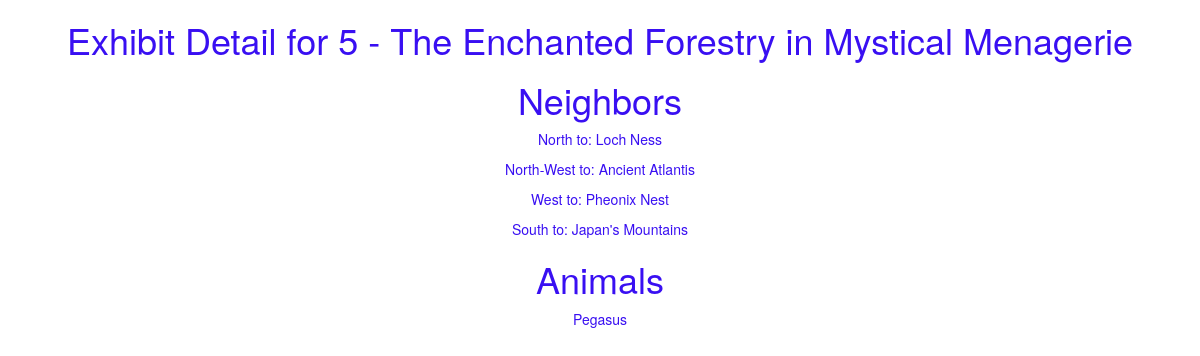
/zoo/exhibit/5, run on the app's committed database.
### zoo/models.py (models this page shows, shortened)
class Exhibit(models.Model):
	name = models.CharField(max_length=200, help_text="Enter Exhibit Name")
	zoo = models.ForeignKey('Zoo', on_delete=models.SET_NULL, null=True)

class Zoo(models.Model):
	name = models.CharField(max_length=200, help_text="Enter Zoo Name")
	logoFileName = models.CharField(max_length=200, help_text="Enter Logo File Name", null=True)

class ExhibitNeighbor(models.Model):
	fromExhibit = models.ForeignKey('Exhibit', on_delete=models.SET_NULL, null=True, related_name='fromExhibit')
	toExhibit = models.ForeignKey('Exhibit', on_delete=models.SET_NULL, null=True, related_name='toExhibit')
	CARDINAL = (
	    ('n', 'North'),
	    ('s', 'South'),
	    ('e', 'East'),
	    ('w', 'West'),
	    ('nw', 'North West'),
	    ('ne', 'North East'),
	    ('sw', 'South West'),
	    ('se', 'South East'),
	)
	direction = models.CharField(max_length=2, choices=CARDINAL, help_text="Enter Direction", null=True, blank=True)

class Animal(models.Model):
	name = models.CharField(max_length=200, help_text="Enter Animal Name")
	imageFileName = models.CharField(max_length=200, help_text="Enter logo file name", null=True)
	exhibit = models.ForeignKey('Exhibit', on_delete=models.SET_NULL, null=True)
	soundFileName = models.CharField(max_length=200, help_text="Enter sound file name", null=True)
	habitatDescription = models.TextField(max_length=1000, help_text="Enter a description of the Habitat of the animal", null=True)
	dietDescription = models.TextField(max_length=1000, help_text="Enter a description of the Diet of the animal", null=True)
	behaviorDescription = models.TextField(max_length=1000, help_text="Enter a description of the Behavior of the animal", null=True)

### zoo/views.py (the view)
# urls.py: path('exhibit/<int:pk>', views.ExhibitDetailView.as_view(), name='exhibitDetail'),
class ExhibitDetailView(generic.DetailView):
	model = Exhibit

### zoo/templates/zoo/exhibit_detail.html
{% extends "base-generic.html" %}
{% block content %}
<h1>Exhibit Detail for {{ exhibit.id }} - {{ exhibit.name }} in {{ exhibit.zoo.name }}</h1>
<h1>Neighbors</h1>
{% for neighbor in exhibit.fromExhibit.all %}
  <p>{{ neighbor.direction }} to: {{ neighbor.toExhibit.name }}</p>
{% endfor %}
<h1>Animals</h1>
{% for animal in exhibit.animal_set.all %}
  <p>{{ animal.name }}</p>
{% endfor %}
{% endblock %}

### data on the page
Exhibit: id "5", name "The Enchanted Forestry", zoo.name "Mystical Menagerie"
ExhibitNeighbor: direction "North", toExhibit.name "Loch Ness"
ExhibitNeighbor: direction "North-West", toExhibit.name "Ancient Atlantis"
ExhibitNeighbor: direction "West", toExhibit.name "Pheonix Nest"
ExhibitNeighbor: direction "South", toExhibit.name "Japan's Mountains"
Animal: name "Pegasus"
